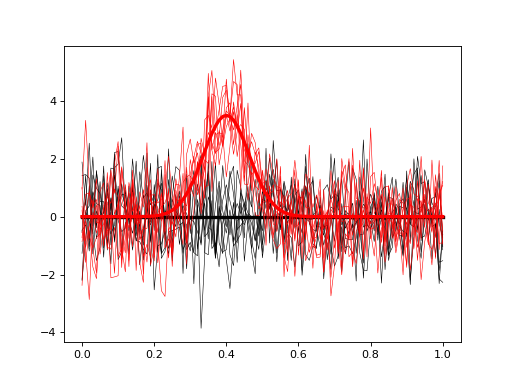

This figure's Python source:
import numpy as np
from matplotlib import pyplot
import power1d

J        = 8
Q        = 101
baseline = power1d.geom.Null( Q=Q )
signal0  = power1d.geom.Null( Q=Q )
signal1  = power1d.geom.GaussianPulse( Q=Q, q=40, fwhm=15, amp=3.5 )
noise    = power1d.noise.Gaussian( J=J, Q=Q, mu=0, sigma=1.0 )
model0   = power1d.models.DataSample(baseline, signal0, noise, J=J)
model1   = power1d.models.DataSample(baseline, signal1, noise, J=J)
emodel   = power1d.models.Experiment( [model0, model1], fn=power1d.stats.t_2sample )
pyplot.close('all')
emodel.plot( colors=("k", "r"), q=np.linspace(0, 1, Q) )
